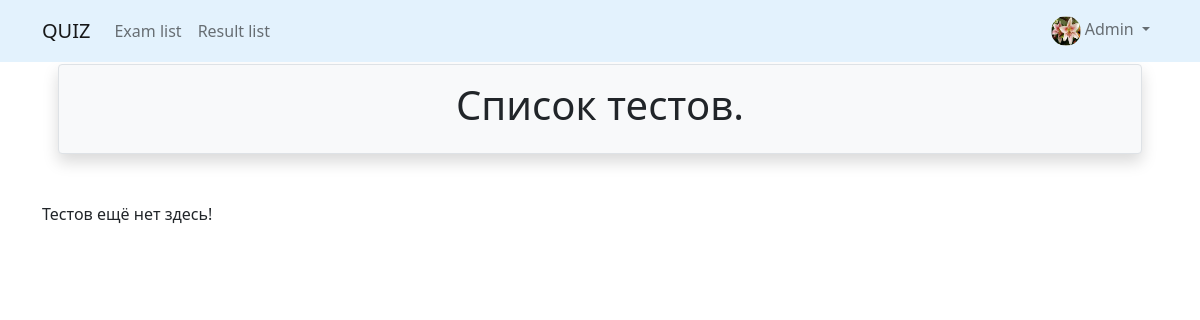
The page /quizzes/ (signed in) on the database as committed earlier.
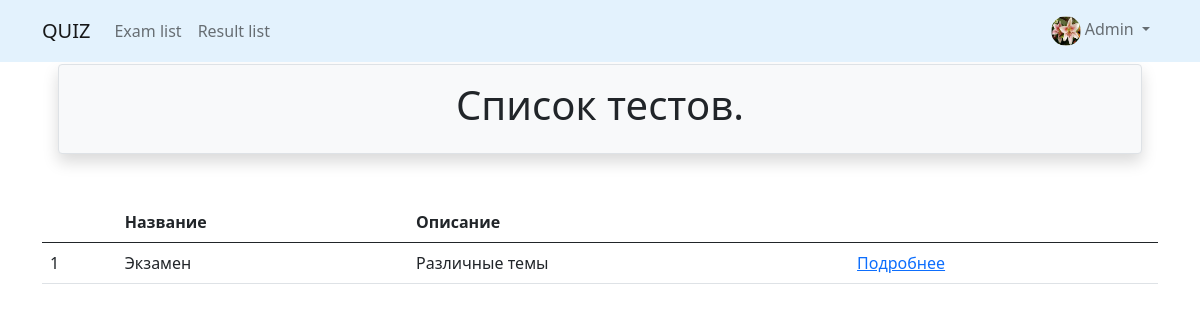
The same page on the database as committed later.
### quiz/models.py (models this page shows, shortened)
class Exam(BaseModel):
    QUESTION_MIN_LIMIT = 3
    QUESTION_MAX_LIMIT = 20
    class LEVEL(models.IntegerChoices):
        BASIC = 0, 'Basic'
        MIDDLE = 1, 'Middle'
        ADVANCED = 2, 'Advanced'
    uuid = models.UUIDField(default=generate_uuid, db_index=True, unique=True)
    title = models.CharField(max_length=64)
    description = models.TextField(null=True, blank=True)
    level = models.PositiveSmallIntegerField(choices=LEVEL.choices, default=LEVEL.BASIC)

### quiz/views.py (the view)
# urls.py: path('', ExamListView.as_view(), name='list'),
class ExamListView(LoginRequiredMixin, ListView):
    model = Exam
    template_name = 'exams/list.html'
    context_object_name = 'exams'

### quiz/templates/exams/list.html (shortened to what this page needs)
{% extends 'base.html' %}
{% block header %}
    Список тестов.
{% endblock %}
{% block content %}
    {% if exams %}
        <table class="table table-hover">
            <thead class="thead-dark">
                <tr>
                    <th></th>
                    <th>Название</th>
                    <th>Описание</th>
                    <th></th>
                </tr>
            </thead>
            <tbody>
            {% for exam in exams %}
                <tr>
                    <td>{{ forloop.counter }}</td>
                    <td>{{ exam.title }}</td>
                    <td>{{ exam.description }}</td>
                    <td><a href="{% url 'quizzes:details' uuid=exam.uuid %}">Подробнее</a></td>
                </tr>
            {% endfor %}
            </tbody>
        </table>
        <div class="p-1 m-1">
        </div>
    {% else %}
        <p>Тестов ещё нет здесь!</p>
    {% endif %}
{% endblock %}

Rows that differ between the two databases and show on the page:
added Exam: title "Экзамен", description "Различные темы"
Other text that changed with them:
text no longer shown: "Тестов ещё нет здесь!"
text now shown: "Название Описание"
